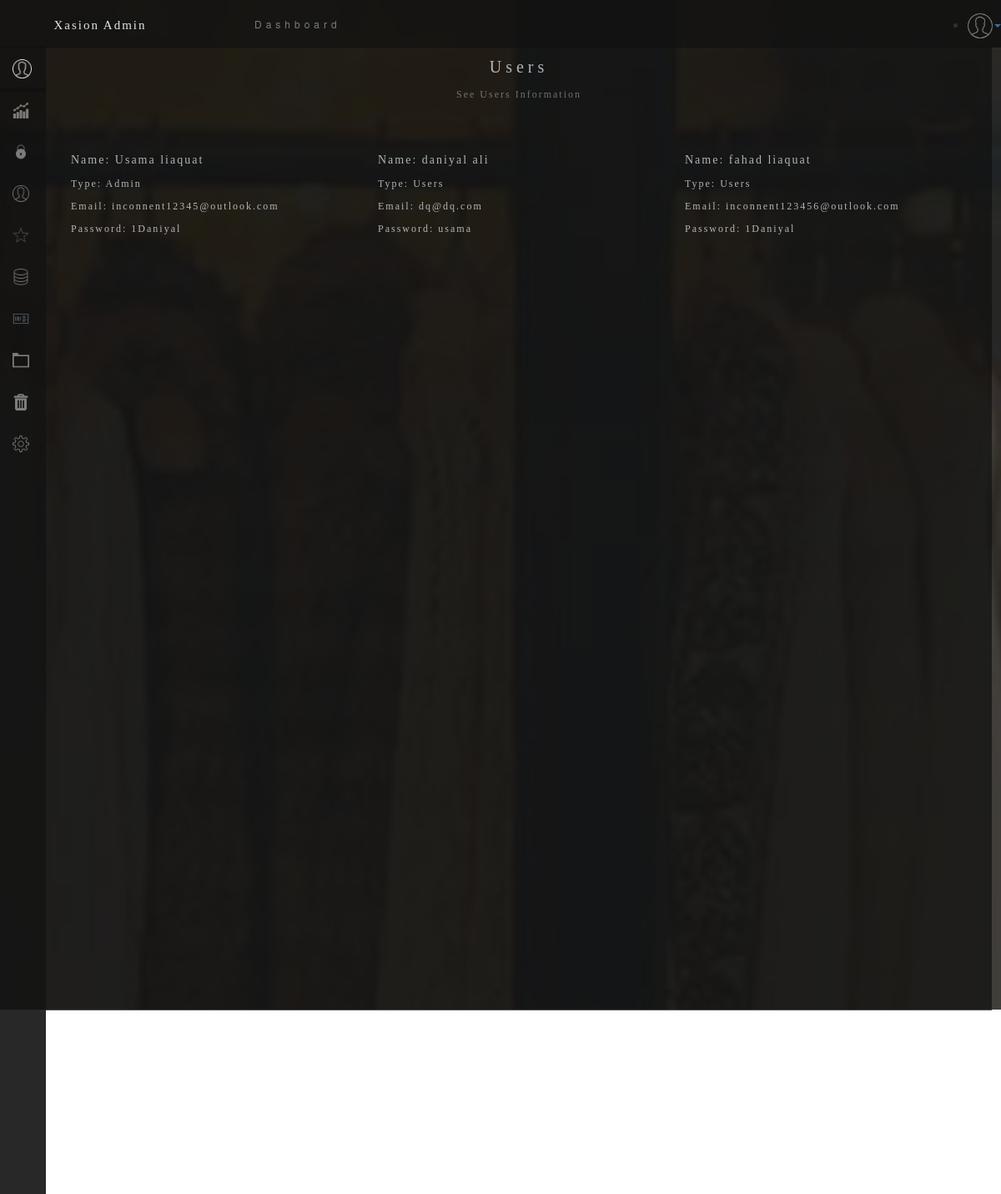
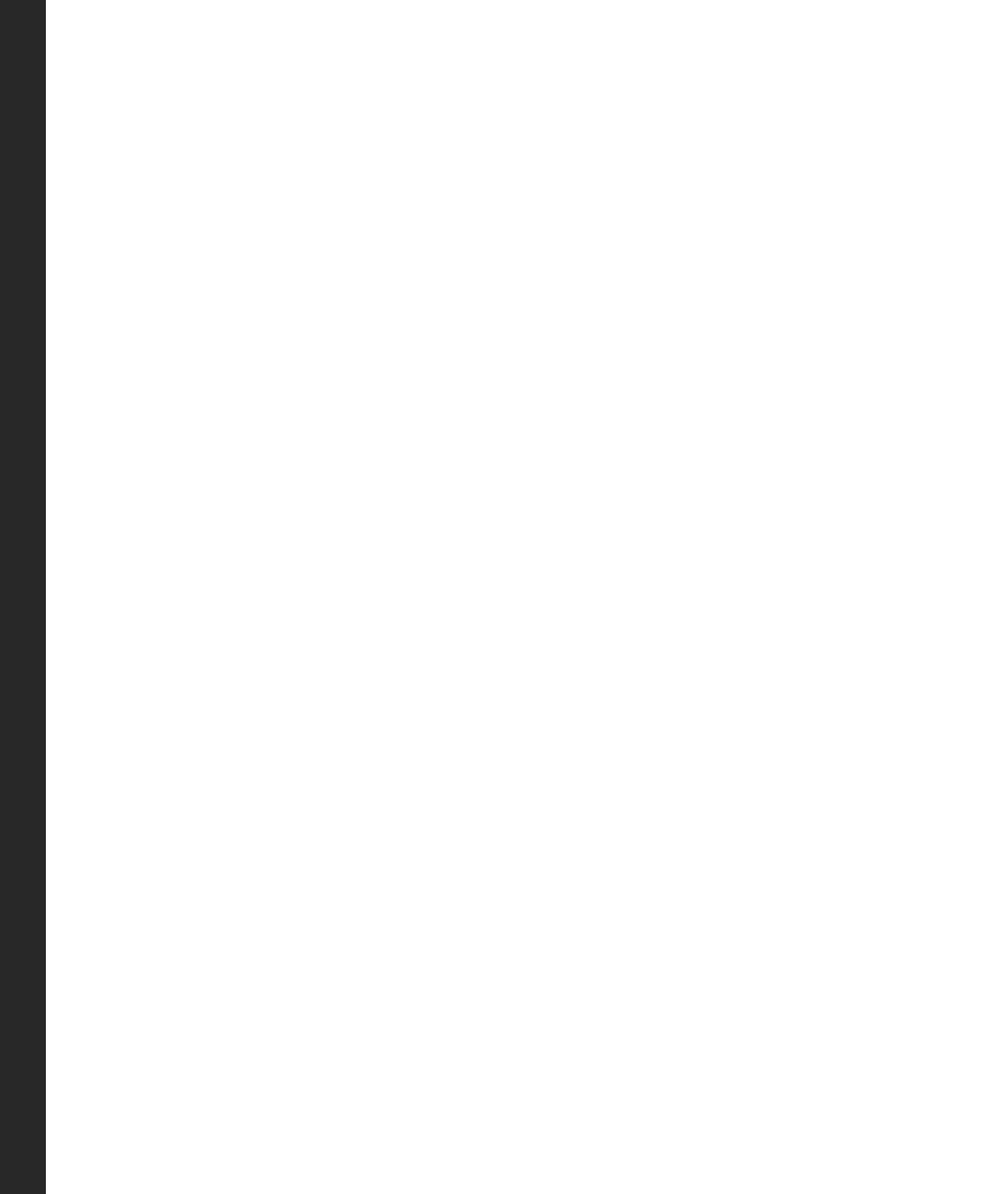
/Applications_Pages/Admin/Users/Users.php, run on the app's committed database (2 pictures, top to bottom).
### tables this page shows
CREATE TABLE `xasions_users` (
  `id` int(11) NOT NULL,
  `firstname` varchar(128) NOT NULL,
  `lastname` varchar(128) NOT NULL,
  `email` varchar(128) NOT NULL,
  `pwd` varchar(1000) NOT NULL,
  `ShippingAddress` varchar(256) NOT NULL,
  `type` varchar(256) NOT NULL
);

### Applications_Pages/Admin/Users/Users.php (the view, shortened to what this page needs)
<!DOCTYPE html>
<html lang="en">
<head>
	<link rel="stylesheet" href="../Assets/css/style.css">
	<link rel="stylesheet" href="../Assets/css/menu.css">
	<link rel="stylesheet" href="../Assets/css/Content.css">
	<link rel="stylesheet" href="users.css">
	<link rel="stylesheet" href="../Assets/bootstrap/css/bootstrap.min.css">
</head>
<body>
	<div class="background">
		<div class="fade-in-animations">
			<div class="Content-session">
				<div class="Users-Heading">
					<p>
						<?php echo $_SESSION['Numsusers'] ?> Users</p>
				</div>
				<div class="see-desc-usr">
					<p>See Users Information</p>
				</div>
				<br>
				<br>
				<div class="container-fluid">
					<div class="container-fluid">
						<div class="row">
						<?php
				$conn = mysqli_connect("localhost", "root", "", "xasion-registration-db");
			 $output = '';
 $sql = "SELECT * FROM xasions_users ORDER BY id";
 $result = mysqli_query($conn, $sql);
						if(mysqli_num_rows($result) > 0)
						{
							while($row = mysqli_fetch_array($result))
							{
								$output .= '
												<div class="col-sm-4">
													<div class="Nme-cnt">
														<p>Name: '.$row['firstname'].' '.$row['lastname'].'</p>
												</div>
												<div class="type-cnt">
														<p>Type: '.$row['type'].'</p>
												</div>
												<div class="usr-email">
													<p>Email: '.$row['email'].'</p>
												</div>
												<div class="pwd-usr">
													<p>Password: '.$row['pwd'].'</p>
												</div>
											</div>
									';
							}
						}else
						{
						}
						 echo $output;
				?>
						</div>
					</div>
				</div>
			</div>
		</div>
		<div class="Header">
			<div class="container-fluid">
				<div class="row">
					<div class="col-sm-2">
						<div id="Dashboard">
							<a href="../Admin-pannel.php">
								<div class="Heading-Dashboard-Header">
									<p>Dashboard</p>
								</div>
							</a>
						</div>
					</div>
					<div class="col-sm-3">
						<div class="Admin-logo">
							<ul class="Hello navbar-nav navbar-right">
								<li class="dropdown">
									<a class="dropdown-toggle" data-toggle="dropdown" href="#"> <img src="../Assets/images/logos/Admin-logo.png" width="30" height="30"><span class="caret"></span></a>
								</li>
							</ul>
						</div>
					</div>
				</div>
			</div>
		</div>
		<div class="setting_logo">
			<div class="logo">
				<p>Xasion Admin</p>
			</div>
		</div>
		<div class="background-admin-logo">
			<div class="admin-logo">
				<img src="../Assets/images/logos/Menu/User.png" width="23px" height="23px">
			</div>
		</div>
		<div id="menu">
			<a href="../Admin-pannel.php">
				<div class="background-chart-logo">
					<div class="chart-logo">
						<img src="../Assets/images/logos/Menu/Chart.png" width="20px" height="20px">
					</div>
				</div>
			</a>
			<a href="../User_Security/User_Security.php">
				<div class="background-locker-logo">
					<div class="locker-logo">
						<img src="../Assets/images/logos/Menu/locker.png" width="20px" height="20px">
					</div>
				</div>
			</a>
			<a href="../Users/Users.php">
				<div class="background-users-logo">
					<div class="users-logo">
						<img src="../Assets/images/logos/Menu/User.png" width="20px" height="20px">
					</div>
				</div>
			</a>
			<a href="../Subscribers/Subscribers.php">
				<div class="background-images-logo">
					<div class="images-logo">
						<img src="../Assets/images/logos/Content/subscribers.png" width="20px" height="20px">
					</div>
				</div>
			</a>
			<a href="../Database_tables/index.php">
				<div class="background-database-logo">
					<div class="database-logo">
						<img src="../Assets/images/logos/Menu/database.png" width="20px" height="20px">
					</div>
				</div>
			</a>
			<a href="../posts/posts.php">
				<div class="background-pages-logo">
					<div class="pages-logo">
						<img src="../Assets/images/logos/Content/posts.png" width="20px" height="20px">
					</div>
				</div>
			</a>
			<a href="../Contents_folders/Content_folders.php">
				<div class="background-folder-logo">
					<div class="folder-logo">
						<img src="../Assets/images/logos/Menu/Clients-folder.png" width="20px" height="20px">
					</div>
				</div>
			</a>
			<a href="../trash/trash.php">
				<div class="background-trash-logo">
					<div class="trash-logo">
						<img src="../Assets/images/logos/Menu/trash.png" width="20px" height="20px">
					</div>
				</div>
			</a>
			<a href="../Settings/Settings.php">
				<div class="background-settings-logo">
					<div class="settings-logo">
						<img src="../Assets/images/logos/Menu/User_setting.png" width="20px" height="20px">
					</div>
				</div>
			</a>
		</div>
		<div class="slide-left">
		</div>
	</div>
</body>
</html>

### Applications_Pages/Admin/Assets/css/style.css (style rules this page uses)
.Header { background-color: #111111; position: absolute; left: 20%; opacity: .9; top: 0px; width: 80%; height: 57px; }
.fade-in-animations { animation: fade-in-anim 2s; }
.Heading-Dashboard-Header { font-size: 12px; margin-top: 20px; margin-left: 50px; color: aliceblue; letter-spacing: 5px; opacity: .5; text-decoration: none; }
.Admin-logo { margin-top: 16px; }
.logo { text-align: center; margin-top: 20px; font-family:papyrus-import; color: aliceblue; font-size: 15px; letter-spacing: 2px; }
.setting_logo { background-color: #111111; position: absolute; left: 0px; opacity: .9; top: 0px; width: 20%; height: 57px; z-index: 3; }
.Content-session { background-color:rgba(17, 17, 17, 0.7) ; position: absolute; left: 55px; top: 56px; width: 94.5%; height: 1155px; }
.background { background-image: url(../images/1.jpg); max-width: 100%; margin: 0; height: 100%; background-size: cover; background-repeat: no-repeat; background-attachment: fixed; background-position: center; min-height: 1210px; }

### Applications_Pages/Admin/Assets/css/menu.css (style rules this page uses)
.slide-left { background-color: #111111; position: absolute; margin-top: 555px; width: 55px; height: 97.5%; opacity: .9; }
.background-admin-logo { background-color: #111111; position: absolute; margin-top: 55px; width: 55px; height: 55px; opacity: .9; }
.admin-logo { position: absolute; text-align: center; left: 15px; top: 15px; }
.background-chart-logo { background-color: #111111; position: absolute; margin-top: 105px; width: 55px; height: 50px; opacity: .9; transition: width 1s; }
.chart-logo { position: absolute; text-align: center; left: 15px; top: 15px; opacity: .5; transition: opacity 1s; }
.background-locker-logo { background-color: #111111; position: absolute; margin-top: 155px; width: 55px; height: 50px; opacity: .9; transition: width 1s; }
.locker-logo { position: absolute; text-align: center; left: 15px; top: 15px; opacity: .5; transition: opacity 1s; }
.background-users-logo { background-color: #111111; position: absolute; margin-top: 205px; width: 55px; opacity: .9; height: 50px; transition: width 1s; }
.users-logo { position: absolute; text-align: center; left: 15px; top: 15px; opacity: .5; transition: opacity 1s; }
.background-images-logo { background-color: #111111; position: absolute; margin-top: 255px; width: 55px; height: 50px; opacity: .9; transition: width 1s; }
.images-logo { position: absolute; text-align: center; left: 15px; top: 15px; opacity: .5; transition: opacity 1s; }
.background-database-logo { background-color: #111111; position: absolute; margin-top: 305px; width: 55px; height: 50px; opacity: .9; transition: width 1s; }
.database-logo { position: absolute; text-align: center; left: 15px; top: 15px; opacity: .5; transition: opacity 1s; }
.background-pages-logo { background-color: #111111; position: absolute; margin-top: 355px; width: 55px; opacity: .9; height: 50px; transition: width 1s; }
.pages-logo { position: absolute; text-align: center; left: 15px; top: 15px; opacity: .5; transition: opacity 1s; }
.background-folder-logo { background-color: #111111; position: absolute; margin-top: 405px; width: 55px; opacity: .9; height: 50px; transition: width 1s; }
.folder-logo { position: absolute; text-align: center; left: 15px; top: 15px; opacity: .5; transition: opacity 1s; }
.background-trash-logo { background-color: #111111; position: absolute; margin-top: 455px; width: 55px; opacity: .9; height: 50px; transition: width 1s; }
.trash-logo { position: absolute; text-align: center; left: 15px; top: 15px; opacity: .5; transition: opacity 1s; }
.background-settings-logo { background-color: #111111; position: absolute; margin-top: 505px; width: 55px; height: 50px; opacity: .9; transition: width 1s; }
.settings-logo { position: absolute; text-align: center; left: 15px; top: 15px; opacity: .5; transition: opacity 1s; }

### data on the page
xasions_users: firstname "Usama", lastname "liaquat", type "Admin", email "inconnent12345@outlook.com", pwd "1Daniyal"
xasions_users: firstname "daniyal", lastname "ali", type "Users", email "dq@dq.com", pwd "usama"
xasions_users: firstname "fahad", lastname "liaquat", type "Users", email "inconnent123456@outlook.com", pwd "1Daniyal"
